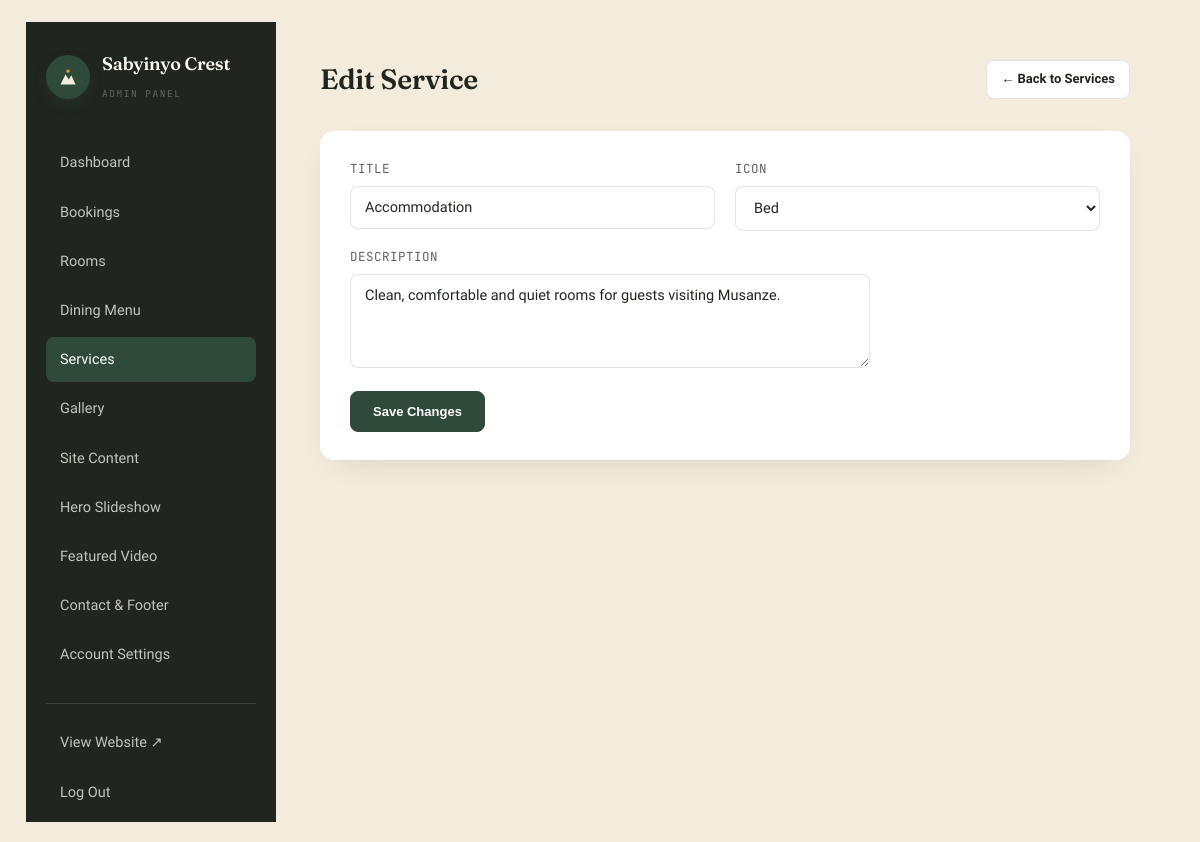
Screenshot of /admin/service_form.php?id=1 (signed in) with the database file from the repository.
### tables this page shows
CREATE TABLE `settings` (
  `id` int(11) NOT NULL DEFAULT 1,
  `brand_name` varchar(120) NOT NULL DEFAULT 'Sabyinyo Crest',
  `tagline` varchar(160) NOT NULL DEFAULT 'Cyuve, Musanze · Rwanda',
  `hero_title` varchar(255) NOT NULL DEFAULT 'Adventure begins just <em>outside your room</em>',
  `hero_subtitle` text DEFAULT NULL,
  `hero_image` varchar(255) DEFAULT 'assets/img/exterior_balcony_day.jpg',
  `welcome_body1` text DEFAULT NULL,
  `welcome_body2` text DEFAULT NULL,
  `testimonial_quote` varchar(500) DEFAULT NULL,
  `testimonial_image` varchar(255) DEFAULT 'assets/img/lounge_brickwall_tv.jpg',
  `footer_blurb` varchar(400) DEFAULT NULL,
  `reception_phone` varchar(40) DEFAULT '+250 791 330 698',
  `manager_phone` varchar(40) DEFAULT '+250 795 360 707',
  `whatsapp` varchar(20) DEFAULT '250791330698',
  `email` varchar(150) DEFAULT 'comforthotel10@gmail.com',
  `address` varchar(200) DEFAULT 'Cyuve, Musanze, Rwanda',
  `map_query` varchar(200) DEFAULT 'Sabyinyo Crest, Cyuve, Musanze, Rwanda',
  `facebook` varchar(255) DEFAULT '#',
  `twitter` varchar(255) DEFAULT '#',
  `instagram` varchar(255) DEFAULT '#',
  `reviews_count` int(11) DEFAULT 0,
  `reviews_url` varchar(255) DEFAULT '#',
  `video_enabled` tinyint(1) DEFAULT 0,
  `video_source` enum('upload','youtube') DEFAULT 'upload',
  `video_file` varchar(255) DEFAULT NULL,
  `video_youtube_id` varchar(50) DEFAULT NULL,
  `video_title` varchar(150) DEFAULT 'A Look Inside',
  `video_caption` varchar(300) DEFAULT 'Our guests, our team, and a taste of the Sabyinyo Crest experience.',
  `updated_at` datetime DEFAULT current_timestamp() ON UPDATE current_timestamp(),
  `dining_hero_image` varchar(255) DEFAULT 'assets/img/dining_formal_set.jpg'
);

CREATE TABLE `services` (
  `id` int(11) NOT NULL,
  `icon` varchar(30) DEFAULT 'bed',
  `title` varchar(120) NOT NULL,
  `description` text DEFAULT NULL,
  `sort_order` int(11) DEFAULT 0
);

### includes/db.php (called while the page is built, shortened)
<?php
function db(): PDO {
    static $pdo = null;
    if ($pdo === null) {
        $dsn = 'mysql:host=' . DB_HOST . ';dbname=' . DB_NAME . ';charset=' . DB_CHARSET;
        try {
            $pdo = new PDO($dsn, DB_USER, DB_PASS, [
                PDO::ATTR_ERRMODE            => PDO::ERRMODE_EXCEPTION,
                PDO::ATTR_DEFAULT_FETCH_MODE => PDO::FETCH_ASSOC,
                PDO::ATTR_EMULATE_PREPARES   => false,
            ]);
        } catch (PDOException $e) {
            http_response_code(500);
            die('Database connection failed. Please check config.php and make sure the database has been imported (see db.sql). Details: ' . htmlspecialchars($e->getMessage()));
        }
    }
    return $pdo;
}

### includes/functions.php (called while the page is built, shortened)
<?php
function e(?string $str): string {
    return htmlspecialchars($str ?? '', ENT_QUOTES, 'UTF-8');
}
function get_settings(): array {
    static $settings = null;
    if ($settings === null) {
        $stmt = db()->query('SELECT * FROM settings WHERE id = 1 LIMIT 1');
        $settings = $stmt->fetch() ?: [];
    }
    return $settings;
}

### admin/service_form.php (the view, shortened to what this page needs)
<?php
$icons = ['bed','glass','users','car','wifi','shield'];
$id = isset($_GET['id']) ? (int)$_GET['id'] : (isset($_POST['id']) ? (int)$_POST['id'] : null);
$service = ['id'=>null,'icon'=>'bed','title'=>'','description'=>''];
if ($id) {
    $stmt = db()->prepare('SELECT * FROM services WHERE id = ?');
    $stmt->execute([$id]);
    $found = $stmt->fetch();
    if ($found) $service = $found;
}
$activeTab = 'services';
require __DIR__ . '/includes/header.php';
?>
<div class="admin-topbar">
  <h1><?= $id ? 'Edit Service' : 'Add New Service' ?></h1>
  <a href="services.php" class="abtn">← Back to Services</a>
</div>
<div class="admin-card">
  <form method="post" class="admin-form">
    <div class="form-row">
      <div class="field">
        <label>Title</label>
        <input type="text" name="title" value="<?= e($service['title']) ?>" required>
      </div>
      <div class="field">
        <label>Icon</label>
        <select name="icon">
          <?php foreach ($icons as $ic): ?>
            <option value="<?= e($ic) ?>" <?= $service['icon']===$ic?'selected':'' ?>><?= ucfirst($ic) ?></option>
          <?php endforeach; ?>
        </select>
      </div>
    </div>
    <div class="field">
      <label>Description</label>
      <textarea name="description" rows="4"><?= e($service['description']) ?></textarea>
    </div>
    <button type="submit" class="abtn primary" style="padding:12px 22px;"><?= $id ? 'Save Changes' : 'Add Service' ?></button>
  </form>
</div>
<?php require __DIR__ . '/includes/footer.php'; ?>

### admin/includes/header.php (shortened to what this page needs)
<?php
$settings = get_settings();
?>
<!DOCTYPE html>
<html lang="en">
<head>
<link rel="stylesheet" href="../assets/css/style.css">
</head>
<body class="admin-body">
<div class="admin-shell">
  <aside class="admin-sidebar">
    <div class="footer-brand" style="margin-bottom:2px;">
      <span class="brand-mark"><svg width="20" height="20" viewBox="0 0 24 24" fill="none"><path d="M3 21L9 9L13 15L16 10L21 21H3Z" fill="#F3ECDC"/><circle cx="12" cy="5" r="2" fill="#D6A13C"/></svg></span>
      <span>
        <span class="brand-name" style="display:block;"><?= e($settings['brand_name'] ?? '') ?></span>
        <span class="brand-sub">Admin Panel</span>
      </span>
    </div>
    <ul class="admin-nav">
      <li><a href="dashboard.php" class="<?= $activeTab==='dashboard'?'active':'' ?>">Dashboard</a></li>
      <li><a href="bookings.php" class="<?= $activeTab==='bookings'?'active':'' ?>">Bookings</a></li>
      <li><a href="rooms.php" class="<?= $activeTab==='rooms'?'active':'' ?>">Rooms</a></li>
      <li><a href="menu.php" class="<?= $activeTab==='menu'?'active':'' ?>">Dining Menu</a></li>
      <li><a href="services.php" class="<?= $activeTab==='services'?'active':'' ?>">Services</a></li>
      <li><a href="gallery.php" class="<?= $activeTab==='gallery'?'active':'' ?>">Gallery</a></li>
      <li><a href="content.php" class="<?= $activeTab==='content'?'active':'' ?>">Site Content</a></li>
      <li><a href="hero_slides.php" class="<?= $activeTab==='hero'?'active':'' ?>">Hero Slideshow</a></li>
      <li><a href="video.php" class="<?= $activeTab==='video'?'active':'' ?>">Featured Video</a></li>
      <li><a href="contact.php" class="<?= $activeTab==='contact'?'active':'' ?>">Contact & Footer</a></li>
      <li><a href="settings.php" class="<?= $activeTab==='settings'?'active':'' ?>">Account Settings</a></li>
    </ul>
    <ul class="admin-nav" style="margin-top:26px; border-top:1px solid rgba(251,248,241,0.12); padding-top:16px;">
      <li><a href="../index.php" target="_blank">View Website ↗</a></li>
      <li><a href="logout.php">Log Out</a></li>
    </ul>
  </aside>
  <main class="admin-main">

### assets/css/style.css (style rules this page uses)
:root { --ink:#20261F; --canopy:#2F4A3A; --canopy-light:#3E6350; --clay:#B75432; --clay-dark:#9A4327; --sand:#F3ECDC; --sand-deep:#E8DCC6; --marigold:#D6A13C; --mist:#8FA298; --paper:#FBF8F1; --ink-soft:rgba(32,38,31,0.72); --line:rgba(32,38,31,0.12); --shadow:0 20px 50px -20px rgba(32,38,31,0.35); --radius:14px; }
* { box-sizing:border-box; margin:0; padding:0; }
html { scroll-behavior:smooth; }
body { font-family:'Work Sans', sans-serif; background:var(--paper); color:var(--ink); line-height:1.6; -webkit-font-smoothing:antialiased; overflow-x:hidden; }
h1,h2,h3,h4 { font-family:'Fraunces', serif; font-weight:600; line-height:1.12; letter-spacing:-0.01em; color:var(--ink); }
.brand-mark { width:44px; height:44px; border-radius:50%; background:var(--canopy); display:flex; align-items:center; justify-content:center; flex-shrink:0; box-shadow:0 6px 16px -6px rgba(47,74,58,0.6); }
.brand-name { font-family:'Fraunces', serif; font-weight:600; font-size:19px; letter-spacing:-0.01em; }
.brand-sub { font-family:'JetBrains Mono', monospace; font-size:9.5px; letter-spacing:0.16em; text-transform:uppercase; opacity:0.6; }
.footer-brand { display:flex; align-items:center; gap:12px; margin-bottom:18px; }
.footer-brand .brand-name { color:var(--paper); }
.field { margin-bottom:16px; }
.field label { display:block; font-size:12.5px; font-family:'JetBrains Mono',monospace; letter-spacing:.04em; text-transform:uppercase; color:var(--ink-soft); margin-bottom:7px; }
.field input, .field textarea, .field select { width:100%; padding:12px 14px; border-radius:8px; border:1.5px solid var(--line); font-family:'Work Sans',sans-serif; font-size:14.5px; background:#fff; color:var(--ink); }
.field textarea { resize:vertical; min-height:70px; }
.admin-body { padding:22px 26px; overflow-y:auto; flex:1; }
.admin-body { background:var(--sand); min-height:100vh; font-family:'Work Sans',sans-serif; }
.admin-shell { display:flex; min-height:100vh; }
.admin-sidebar { width:250px; background:var(--ink); color:rgba(251,248,241,0.82); flex-shrink:0; padding:28px 20px; position:sticky; top:0; height:100vh; overflow-y:auto; }
.admin-sidebar .brand-name { color:var(--paper); font-size:18px; }
.admin-sidebar .brand-sub { color:rgba(251,248,241,0.5); }
.admin-nav { list-style:none; margin-top:36px; }
.admin-nav li { margin-bottom:4px; }
.admin-nav a { display:flex; align-items:center; gap:10px; padding:11px 14px; border-radius:8px; color:rgba(251,248,241,0.75); text-decoration:none; font-size:14.5px; font-weight:500; transition:.2s; }
.admin-nav a.active { background:var(--canopy); color:#fff; }
.admin-main { flex:1; padding:38px 44px; max-width:1100px; }
.admin-topbar { display:flex; justify-content:space-between; align-items:center; margin-bottom:32px; flex-wrap:wrap; gap:14px; }
.admin-topbar h1 { font-family:'Fraunces',serif; font-size:28px; }
.admin-card { background:#fff; border-radius:14px; padding:28px 30px; box-shadow:0 10px 30px -18px rgba(32,38,31,0.25); margin-bottom:24px; }
.abtn { display:inline-flex; align-items:center; gap:6px; padding:8px 14px; border-radius:8px; font-size:13px; font-weight:600; text-decoration:none; border:1.5px solid var(--line); color:var(--ink); background:#fff; cursor:pointer; }
.abtn.primary { background:var(--canopy); color:#fff; border-color:var(--canopy); }
.admin-form .field { max-width:520px; }
.form-row { display:flex; gap:20px; flex-wrap:wrap; }
.form-row .field { flex:1; min-width:200px; }

### rows the page displays
settings: brand_name "Sabyinyo Crest"
services: title "Accommodation", icon "Bed", description "Clean, comfortable and quiet rooms for guests visiting Musanze."
